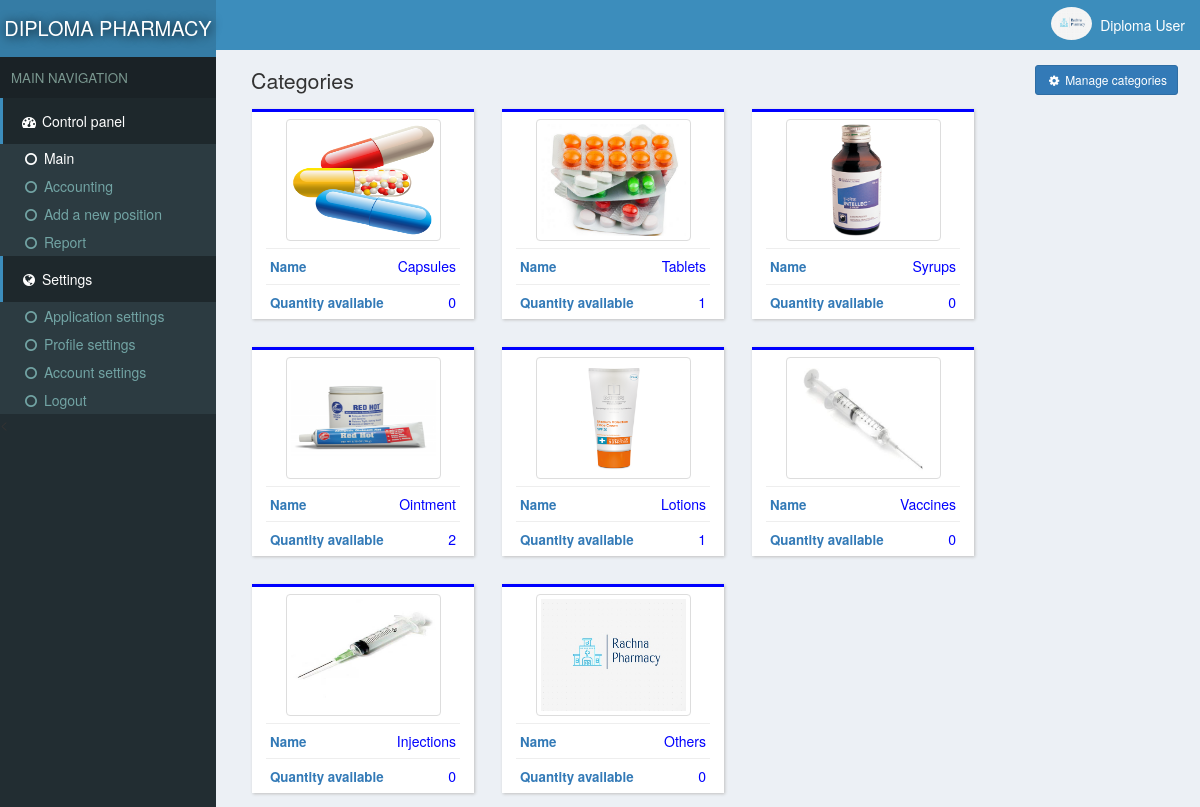
/index.php (signed in), run on the app's committed database.
### tables this page shows
CREATE TABLE `site` (
  `id` int NOT NULL,
  `title` varchar(222) NOT NULL,
  `name` varchar(222) NOT NULL
);

CREATE TABLE `users` (
  `id` int NOT NULL,
  `email` varchar(222) NOT NULL,
  `password` varchar(222) NOT NULL,
  `name` varchar(222) NOT NULL,
  `pic` varchar(222) NOT NULL,
  `number` varchar(222) NOT NULL,
  `date` timestamp NOT NULL DEFAULT CURRENT_TIMESTAMP
);

CREATE TABLE `categories` (
  `id` int NOT NULL,
  `name` varchar(222) NOT NULL,
  `pic` varchar(111) NOT NULL,
  `details` varchar(333) NOT NULL,
  `date` timestamp NOT NULL DEFAULT CURRENT_TIMESTAMP
);

### assets/db.php (called while the page is built, shortened)
<?php
    $con = new mysqli('localhost','root','','store');
    $array = $con->query("select * from users where id ='$_SESSION[userId]'");
    $user = $array->fetch_assoc();
?>

### index.php (the view, shortened to what this page needs)
<?php require "assets/function.php" ?>
<?php require 'assets/db.php';?>
<!DOCTYPE html>
<html>
<head>
  <?php require "assets/autoloader.php" ?>
</head>
<body style="background: #ECF0F5;padding:0;margin:0">
<div class="dashboard" style="position: fixed;width: 18%;height: 100%;background:#222D32">
  <div style="background:#357CA5;padding: 14px 3px;color:white;font-size: 15pt;text-align: center;text-shadow: 1px 1px 11px black">
    <a href="index.php" style="color: white;text-decoration: none;"><?php echo strtoupper(siteName());
      ?>
    </a>
  </div>
  <div style="background: #1A2226;font-size: 10pt;padding: 11px;color: #79978F">MAIN NAVIGATION</div>
  <div>
    <div style="background:#1E282C;color: white;padding: 13px 17px;border-left: 3px solid #3C8DBC;"><span><i class="fa fa-dashboard fa-fw"></i> Control panel</span></div>
    <div class="item">
      <ul class="nostyle zero">
        <a href="index.php"><li style="color: white"><i class="fa fa-circle-o fa-fw"></i> Main</li></a>
        <a href="inventeries.php"><li><i class="fa fa-circle-o fa-fw"></i> Accounting </li></a>
       <a href="addnew.php"><li><i class="fa fa-circle-o fa-fw"></i> Add a new position</li></a>
        <a href="reports.php"><li><i class="fa fa-circle-o fa-fw"></i> Report</li></a>
      </ul>
    </div>
  </div>
  <div style="background:#1E282C;color: white;padding: 13px 17px;border-left: 3px solid #3C8DBC;"><span><i class="fa fa-globe fa-fw"></i> Settings</span></div>
  <div class="item">
      <ul class="nostyle zero">
        <a href="sitesetting.php"><li><i class="fa fa-circle-o fa-fw"></i> Application settings</li></a>
       <a href="profile.php"><li><i class="fa fa-circle-o fa-fw"></i> Profile settings</li></a>
        <a href="accountSetting.php"><li><i class="fa fa-circle-o fa-fw"></i> Account settings</li></a>
        <a href="logout.php"><li><i class="fa fa-circle-o fa-fw"></i> Logout</li></a>
      </ul><
    </div>
</div>
<div class="marginLeft" >
 <div style="color:white;background:#3C8DBC" >
    <div class="pull-right flex rightAccount" style="padding-right: 11px;padding: 7px;">
      <div><img src="photo/<?php echo $user['pic'] ?>" style='width: 41px;height: 33px;' class='img-circle'></div>
      <div style="padding: 8px"><?php echo ucfirst($user['name']) ?></div>
    </div>
  </div>
  <div class="content2">
    <div>
      <span style="font-size: 16pt;color: #333333;margin-left:13px">Categories </span>
      <a href="manageCat.php"><button class="btn btn-primary btn-sm pull-right" data-toggle="modal" data-target="#addIn"><i class="fa fa-gear  fa-fw"> </i> Manage categories</button></a>
    </div>
  <?php
    $array = $con->query("select * from categories");
    while ($row = $array->fetch_assoc())
    {
      $array2 = $con->query("select count(*) from inventeries where catId = '$row[id]'");
      $row2 = $array2->fetch_assoc();
  ?>
    <a href="inventeries.php?catId=<?php echo $row['id'] ?>"><div class="box2 col-md-2">
     <div class="center"> <img src="photo/<?php echo $row['pic'] ?>" style="width: 155px;height: 122px;" class='img-thumbnail'></div>
      <hr style="margin: 7px;">
      <span style="padding: 11px"><strong style="font-size: 10pt">Name</strong><span class="pull-right" style="color:blue;margin-right: 11px;"><?php echo $row['name'] ?></span></span>
      <hr style="margin: 7px;">
      <span style="padding: 11px"><strong style="font-size: 10pt">Quantity available</strong><span class="pull-right" style="color:blue;margin-right: 11px"><?php echo $row2['count(*)']; ?></span></span>
    </div></a>
  <?php
    }
   ?>
  </div>
</div>
</body>
</html>

### data on the page
site: name "DIPLOMA PHARMACY"
users: pic (picture), name "Diploma User"
categories: pic (picture), name "Capsules", count "0"
categories: pic (picture), name "Tablets", count "1"
categories: pic (picture), name "Syrups", count "0"
categories: pic (picture), name "Ointment", count "2"
categories: pic (picture), name "Lotions", count "1"
categories: pic (picture), name "Vaccines", count "0"
categories: pic (picture), name "Injections", count "0"
categories: pic (picture), name "Others", count "0"
